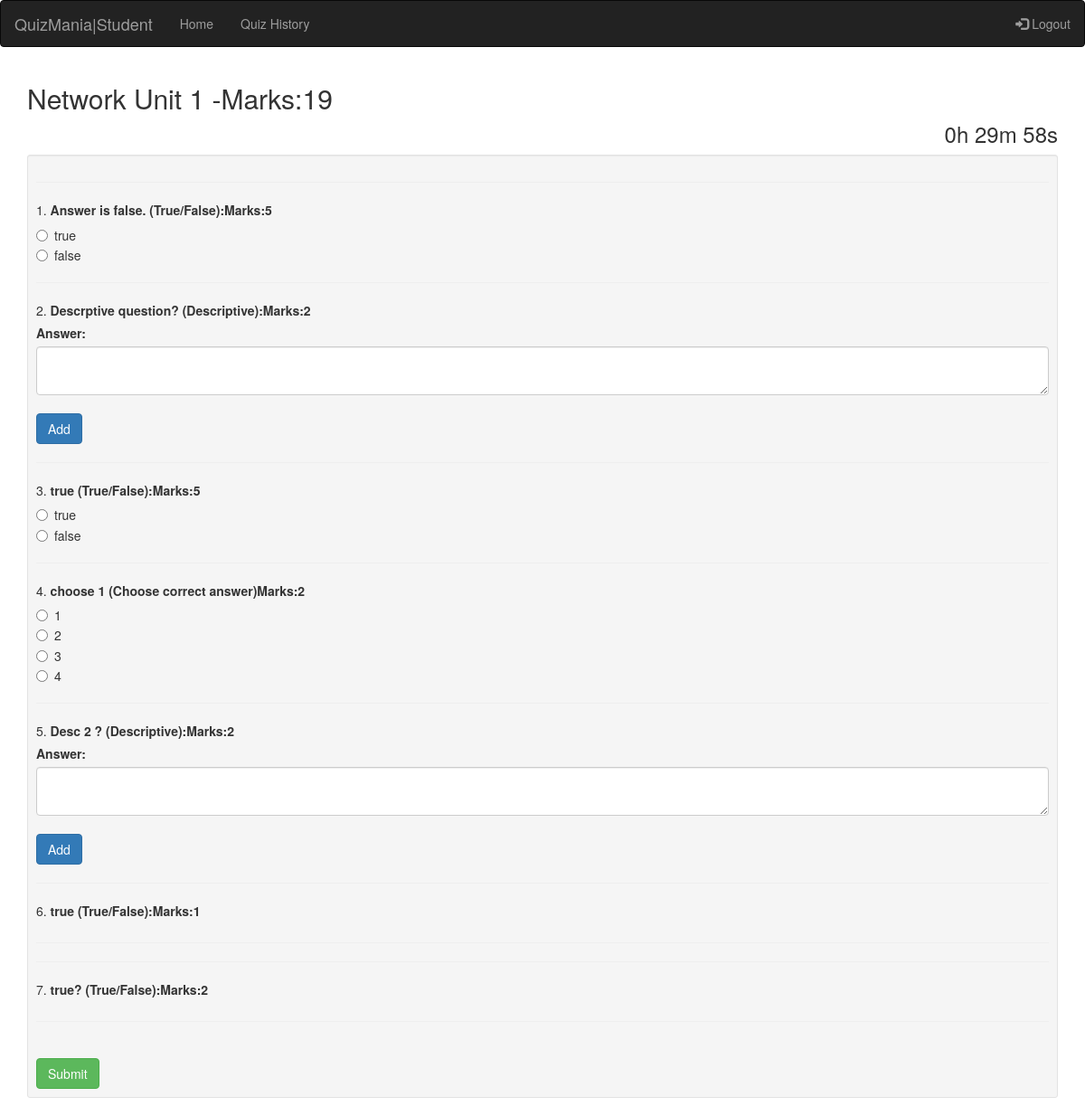
Page /student/quiz.php?id=11 (signed in) on the committed database.
### tables this page shows
CREATE TABLE IF NOT EXISTS `quiz` (
  `quizid` int(15) NOT NULL AUTO_INCREMENT,
  `quizname` varchar(24) NOT NULL,
  `description` varchar(180) NOT NULL,
  `timer` int(180) NOT NULL,
  `groupid` int(14) DEFAULT NULL,
  `userid` varchar(16) NOT NULL,
  `status` text NOT NULL,
  PRIMARY KEY (`quizid`),
  KEY `userid` (`userid`),
  KEY `groupid` (`groupid`)
);

CREATE TABLE IF NOT EXISTS `questions` (
  `quesid` int(10) NOT NULL AUTO_INCREMENT,
  `question` varchar(450) NOT NULL,
  `questype` varchar(85) NOT NULL,
  `correctans_id` int(10) DEFAULT NULL,
  `mark` int(5) NOT NULL,
  `quizid` int(15) NOT NULL,
  `user_id` varchar(16) NOT NULL,
  PRIMARY KEY (`quesid`),
  KEY `quizid` (`quizid`)
);

CREATE TABLE IF NOT EXISTS `option` (
  `option_id` int(5) NOT NULL AUTO_INCREMENT,
  `options` varchar(80) NOT NULL,
  `quesid` int(10) NOT NULL,
  PRIMARY KEY (`option_id`),
  KEY `quesid` (`quesid`)
);

### student/quiz.php (the view, shortened to what this page needs)
<?php
    $id='';
    if(isset($_GET['id']))
    {
      $id=$_GET['id'];
    }
    require '../function/connection.php';
    function viewQuestions($id,$conn){
      $sql="SELECT * FROM `questions` WHERE quizid='$id'";
            $result=$conn->query($sql);
            return $result;
    }
    $sql="SELECT `quizname`,`timer` FROM `quiz` where `quizid`='$id'";
    $result=$conn->query($sql);
    $row=$result->fetch_assoc();
    $qname=$row['quizname'];
      $sql2="SELECT SUM(`mark`) as `total` FROM `questions` WHERE `quizid`='$id'";
    $result2=$conn->query($sql2);
    $row2=$result2->fetch_assoc();
    $sum=$row2['total'];
?>
<!DOCTYPE html>
<html lang="en">
<head>
  <link rel="stylesheet" href="https://maxcdn.bootstrapcdn.com/bootstrap/3.3.7/css/bootstrap.min.css">
  <link rel="stylesheet" type="text/css" href="student.css">
</head>
<body>
<nav class="navbar navbar-inverse">
  <div class="container-fluid">
    <div class="navbar-header">
      <a class="navbar-brand" href="#">QuizMania|Student</a>
    </div>
    <ul class="nav navbar-nav">
      <li class=""><a href="student.php">Home</a></li>
      <li><a href="quizhistory.php">Quiz History</a></li>
    </ul>
    <ul class="nav navbar-nav navbar-right">
      <li><a href="../function/logout.php"><span class="glyphicon glyphicon-log-in"></span> Logout</a></li>
    </ul>
  </div>
</nav>
<div class="container">
   <h2><?php echo $qname." -Marks:" .$sum ?></h2>
  <h3 id="demo"></h3>
  <div class="well well-sm">
  <?php
    $counter = 1;
    $result=viewQuestions($id,$conn);
    while($row=$result->fetch_assoc())
    {
      if($row['questype']=== 'multiplechoice'){
        echo "<td>" . $counter . ". </td>";
        echo '<label for="question">'.$row["question"].' (Choose correct answer) </label>';
        echo '<label for="marks">  Marks:'.$row['mark'].' </label><div></div>';
        $quid=$row['quesid'];
        $sql2="SELECT * FROM `option` WHERE `quesid`='$quid'";
        $options_result=$conn->query($sql2);
        while($option=$options_result->fetch_assoc())
        {
          echo '<label class="radio-inline multiple"><input type="radio" class="multiple" value="'.$option['option_id'].'+'.$quid.'" name="optradio1">'.$option['options'].'</label>';
          echo '<br>';
        }
        echo "<hr>";
      }
      else if($row['questype']=== 'truefalse')
      {
        echo "<hr>";
        echo "<td>" . $counter . ". </td>";
        echo '<label for="question">'.$row["question"].' (True/False):</label>';
        echo '<label for="marks">Marks:'.$row['mark'].'</label><div></div>';
        $quid=$row['quesid'];
        $sql2="SELECT * FROM `option` WHERE `quesid`='$quid'";
        $options_result=$conn->query($sql2);
        while($option=$options_result->fetch_assoc())
        {
          if($option['options'] == 'true')
          {
            echo '<label class="radio-inline"><input type="radio" class="option" value="'.$option['option_id'].'+'.$quid.'" name="'.$quid.'">'.$option['options'].'</label>';
            echo '<br>';
            echo '<label class="radio-inline"><input type="radio" class="option" value="false" name="'.$quid.'">false</label>';
          }
          else
          {
            echo '<label class="radio-inline"><input type="radio" class="option" value="true" name="'.$quid.'">true</label>';
            echo '<br>';
            echo '<label class="radio-inline"><input type="radio" class="option" value="'.$option['option_id'].'+'.$quid.'" name="'.$quid.'">'.$option['options'].'</label>';
          }
        }
        echo "<hr>";
      }
      else if($row['questype'] === 'descriptive')
      {
        echo "<td>" . $counter . ". </td>";
        $quid=$row['quesid'];
        echo '<label for="question">'.$row["question"].' (Descriptive):</label>';
        echo '<label for="marks">Marks:'.$row['mark'].'</label><div></div>';
        echo '<label for="answer">Answer:</label>';
        echo '<textarea class="form-control answer" rows="2" id="'.$quid.'"></textarea>';
        echo '<br>';
        echo '<button value="'.$quid.'" class="btn btn-primary descriptive">Add</button>';
        echo '<br>';
      }
      $counter++;
    }
     echo '<br>';
   echo '<button type="submit" id="btnsubmit" class="btn btn-success">Submit</button>';
  ?>
</div>
</body>
</html>

### student/quiz.php (style rules this page uses)
h3 { text-align: right; margin-top: 0px; }

### rows in the picture
quiz: quizname "Network Unit 1"
questions: question "Answer is false.", mark "5"
option: options "false"
questions: question "Descrptive question?", mark "2"
questions: question "true", mark "5"
option: options "true"
questions: question "choose 1", mark "2"
option: options "1"
option: options "2"
option: options "3"
option: options "4"
questions: question "Desc 2 ?", mark "2"
questions: question "true", mark "1"
questions: question "true?", mark "2"

### other values in the picture
$sum "19"
